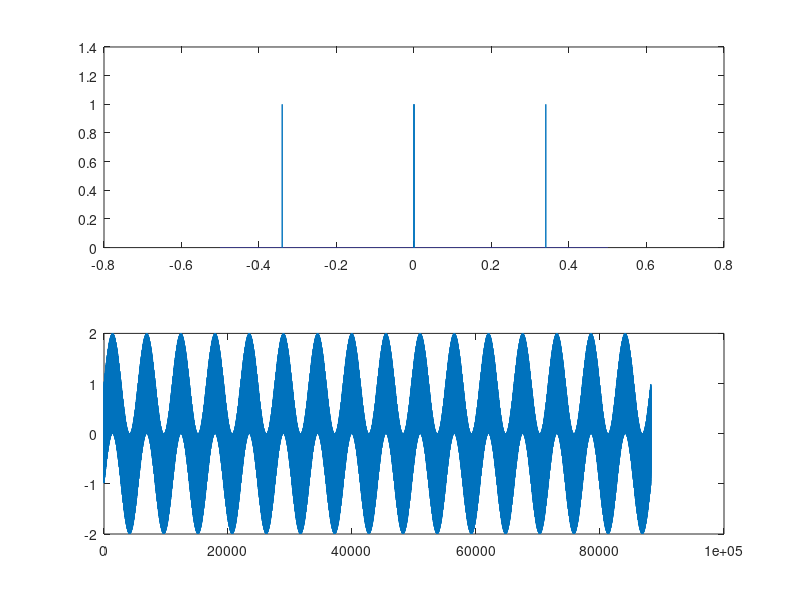

Here is the MATLAB script that generated this plot:
close all 

f0= 8 ;
f1 = 15000 ;
fs = 44100;
sineTime = 2 ;

time = 0:(1/fs):sineTime - (1/fs) ;
sine1= sin(2*pi*f0.*time);
sine2 =  sin(2*pi*f1.*time);

signal = sine1 + sine2 ;

step = 1/length(time) ;
frequencyAxis = [(-1/2):1/length(time):(1/2) - step];
signalFFT = abs(fft(signal));
signalFFT = 1/(sineTime*fs/2).*[signalFFT(length(signalFFT)/2+1:end), signalFFT(1:length(signalFFT)/2)];

subplot(2,1,1)
plot(frequencyAxis,signalFFT);
subplot(2,1,2)
plot(signal);


sound(signal,fs);
